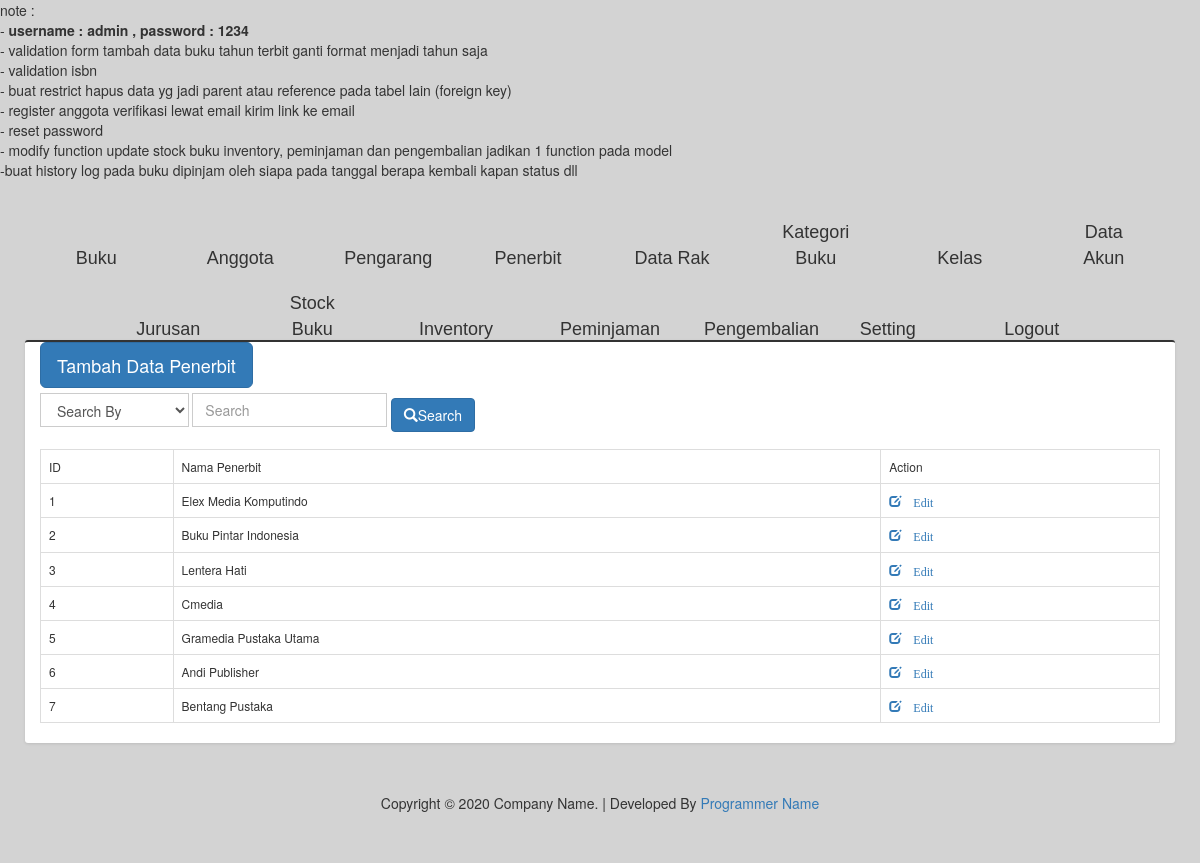
/index.php/data_penerbit, run on the app's committed database.
### tables this page shows
CREATE TABLE `data_penerbit` (
  `id_penerbit` int(11) NOT NULL,
  `nama_penerbit` varchar(45) DEFAULT NULL,
  `desc` varchar(10) DEFAULT 'penerbit'
);

### application/controllers/Data_penerbit.php (called while the page is built, shortened)
<?php
class Data_penerbit extends CI_Controller {
	public function __construct(){
		$this->load->model('model_penerbit');
		$this->load->library('form_validation');
	}
	public function index(){
		$data = [];
		$data['title'] = 'Data Penerbit';
		$data['header'] = $this->load->view('headers/head', '', TRUE);
		$data['navigation'] = $this->load->view('headers/navigation', '', TRUE);
		$data['penerbit'] = $this->model_penerbit->view_data_penerbit();
		$data['content'] = $this->load->view('contents/view_data_penerbit', $data, TRUE);
		$data['footer'] = $this->load->view('footers/footer', '', TRUE);
		$this->load->view('main', $data);
	}
}

### index.php (called while the page is built, shortened)
<?php
require_once BASEPATH.'core/CodeIgniter.php';

### application/models/Model_penerbit.php (called while the page is built, shortened)
<?php
class Model_penerbit extends CI_Model {
	public function view_data_penerbit(){
		$sql = "SELECT * FROM data_penerbit";
		$query = $this->db->query($sql);
		return $query->result();
	}
}

### application/views/contents/view_data_penerbit.php (the view, shortened to what this page needs)
<div class="container box">
    <div class="row">
        <div class="col-lg-12">
			<a href="<?php echo base_url('data_penerbit/tambah_data_penerbit'); ?>" class="btn btn-primary btn-lg">Tambah Data Penerbit</a>
        </div>
    </div>
    <div class="row">
		<div class="col-lg-12">
		<?=form_open(base_url() . 'cemployee/search'); ?>
		<div class="form-inline">
			<div class="form-group">
				<select name="selCategory" class="form-control">
					<option value="0">Search By</option>
				</select>
				<input type="text" class="form-control" name="txtSearch" placeholder="Search">
				<button type="submit" name="btnSearch" class="btn btn-primary"><i class="glyphicon glyphicon-search"></i>Search</button>
			</div>
		</div>
		<?=form_close(); ?>
		</div>
	</div>
	<br>
	<div class="row">
		<div class="col-lg-12">
			<table class="table table-bordered">
				<tr>
					<td>ID</td>
					<td>Nama Penerbit</td>
					<td>Action</td>
				</tr>
				<?php foreach ($penerbit as $value) : ?>
					<tr>
						<td><?php echo $value->id_penerbit ;?></td>
						<td><?php echo $value->nama_penerbit ;?></td>
						<td><a href="<?php echo base_url('data_penerbit/edit_data_penerbit/' . $value->id_penerbit); ?>"><span class="glyphicon glyphicon-edit"> Edit</span></a></td>
					</tr>
				<?php endforeach ?>
			</table>
		</div>
	</div>
</div>

### assets/css/style.css (style rules this page uses)
body { background-color: #d3d3d3;\ font-size: 10px; }
.form-control { -webkit-border-radius: 0px !important; -moz-border-radius: 0px !important; border-radius: 0px !important; box-shadow: none; }
.box { position: relative; background: #ffffff; border-top: 2px solid #333; margin-bottom: 20px; -webkit-border-radius: 3px; -moz-border-radius: 3px; border-radius: 3px; width: 100%; box-shadow: 0px 1px 3px rgba(0, 0, 0, 0.1); }

### application/views/main.php (style rules this page uses)
.box { font-size: 12px; }
button { margin-top: 10px!important; }

### data on the page
data_penerbit: id_penerbit "1", nama_penerbit "Elex Media Komputindo"
data_penerbit: id_penerbit "2", nama_penerbit "Buku Pintar Indonesia"
data_penerbit: id_penerbit "3", nama_penerbit "Lentera Hati"
data_penerbit: id_penerbit "4", nama_penerbit "Cmedia"
data_penerbit: id_penerbit "5", nama_penerbit "Gramedia Pustaka Utama"
data_penerbit: id_penerbit "6", nama_penerbit "Andi Publisher"
data_penerbit: id_penerbit "7", nama_penerbit "Bentang Pustaka"
